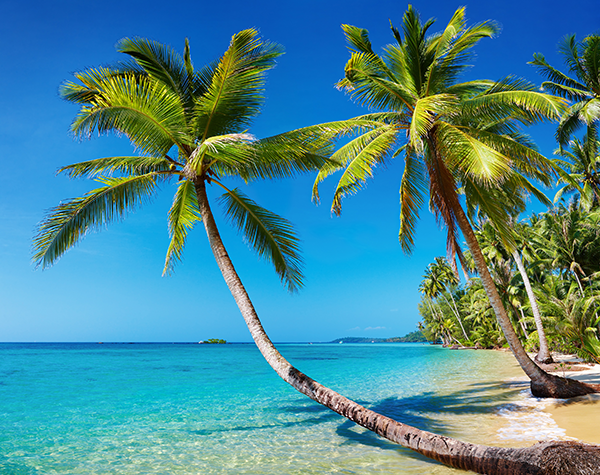
#> input picture img/beach.png, 600 x 475 px
$ python colour_conversion.py
#> lines starting #> are read from the running program, lines starting #| are printed output that depends on the picture; after the words box and inside, x2 and y2 are one past the last pixel; in counts of white or black regions, pixels touching at a corner belong together
import cv2
import numpy as np

# Read the input image
img = cv2.imread('../img/beach.png')
#> img is the input picture: shape (475, 600, 3); mean B, G, R 148.4, 136.5, 73.3

# Convert the image from RGB to HSV color space
hsv = cv2.cvtColor(img, cv2.COLOR_BGR2HSV)
#> hsv: shape (475, 600, 3); mean H, S, V 76.1, 176.7, 172.8

# Define the color range to be extracted (blue color in this case)
lower_range = np.array([100,50,50])
upper_range = np.array([130,255,255])

# Create a mask for the blue color range
mask = cv2.inRange(hsv, lower_range, upper_range)
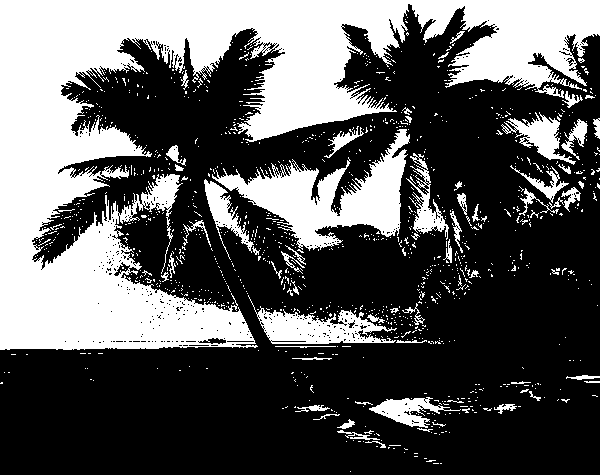
#> mask: shape (475, 600); 35.4% white; 1124 white regions (1059 under 20 px), largest, box (x1, y1, x2, y2) and area: (0, 0, 600, 350) 76542, (212, 129, 410, 251) 9014, (248, 295, 397, 344) 2971

# Apply the mask to the original image
output = cv2.bitwise_and(img, img, mask=mask)
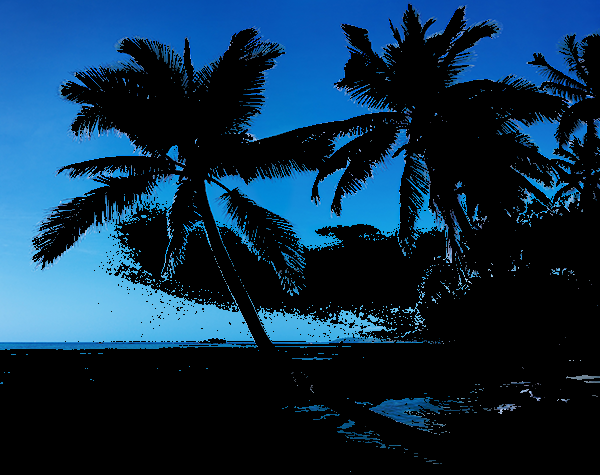
#> output: shape (475, 600, 3); mean B, G, R 71.8, 45.9, 14

# Display the input and output images side by side
cv2.imshow('Input Image', img)
cv2.imshow('Output Image', output)

# Wait for a key press and close all windows
cv2.waitKey(0)
cv2.destroyAllWindows()

$ run again, with img/circles_and_squares.png copied over img/beach.png
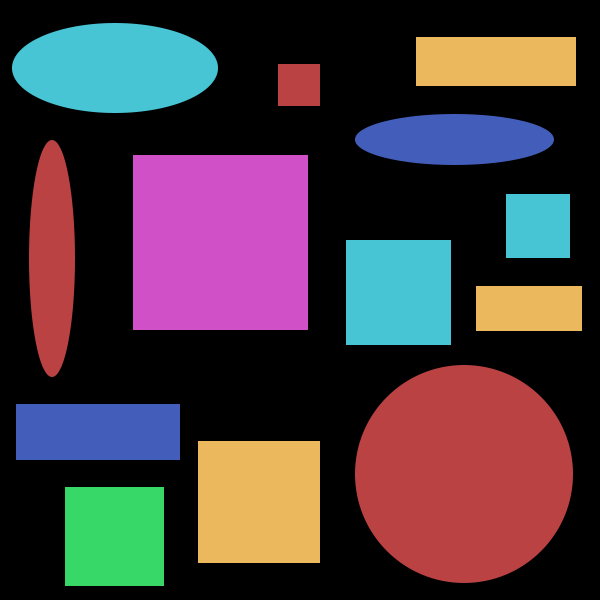
#> input picture img/circles_and_squares.png, 600 x 600 px
#> img is the input picture: shape (600, 600, 3); mean B, G, R 62, 56.2, 70.8
#> hsv: shape (600, 600, 3); mean H, S, V 29.4, 74.6, 92.6
#> `mask = cv2.inRange(hsv, lower_range, upper_range)`:
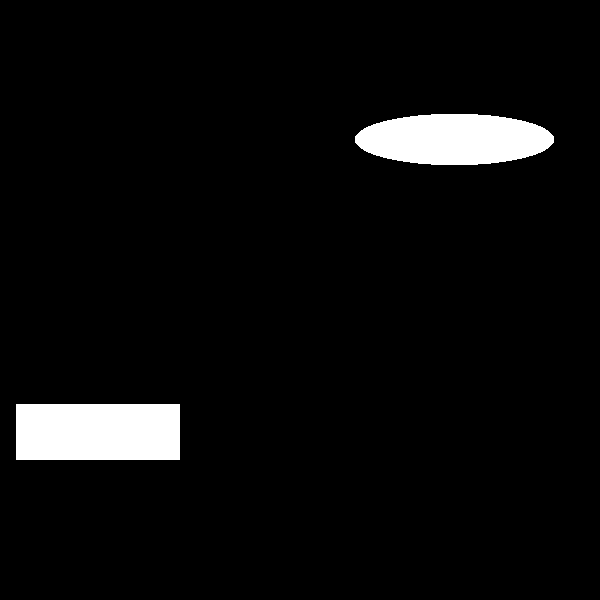
#> mask: shape (600, 600); 4.8% white; 2 white regions, box (x1, y1, x2, y2) and area: (16, 404, 180, 460) 9184, (355, 114, 554, 165) 8057
#> `output = cv2.bitwise_and(img, img, mask=mask)`:
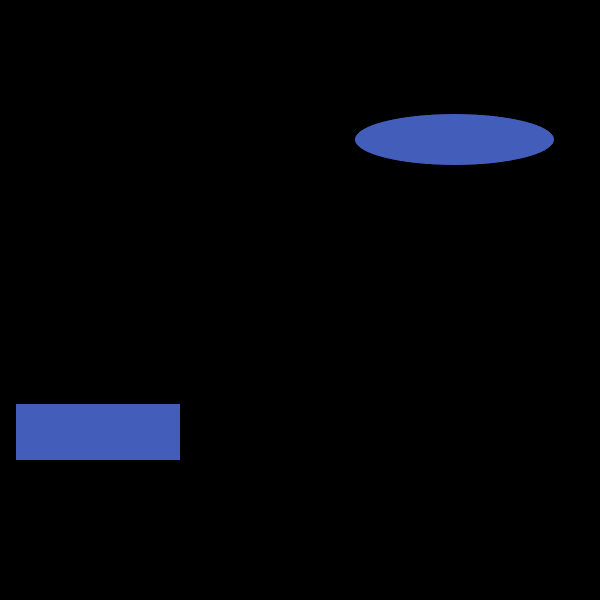
#> output: shape (600, 600, 3); mean B, G, R 8.9, 4.5, 3.1
